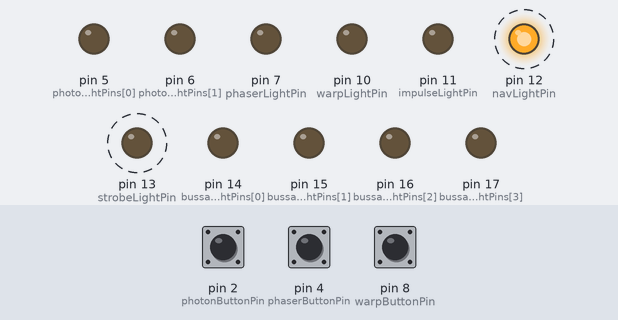
Simulated run of this sketch. Board: Arduino Uno, built with avr-gcc and run on an emulated ATmega328P. On the bench: output pins drawn as LEDs (lit = HIGH). Dashed ring = blinking. The inputs (shaded band) are chosen by the test bench; at power-on: pin 2 (photonButtonPin) LOW, pin 4 (phaserButtonPin) LOW, pin 8 (warpButtonPin) LOW.

Above: at 2.2 s.
2.3 s: pin 2 (photonButtonPin) pulled HIGH for 0.15 s
At 2.73 s:
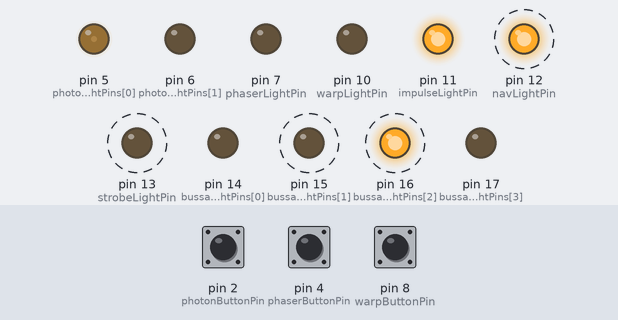
5.3 s: pin 4 (phaserButtonPin) pulled HIGH for 0.15 s
At 5.49 s:
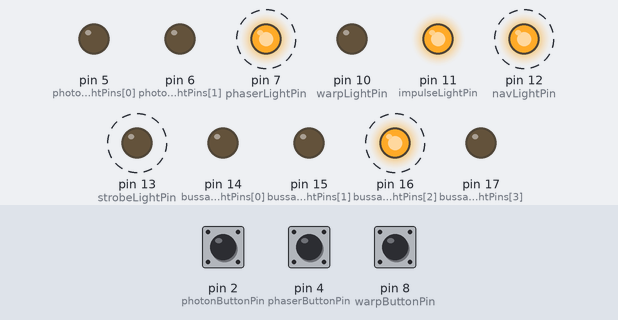
8.3 s: pin 8 (warpButtonPin) pulled HIGH for 0.15 s
At 9.82 s:
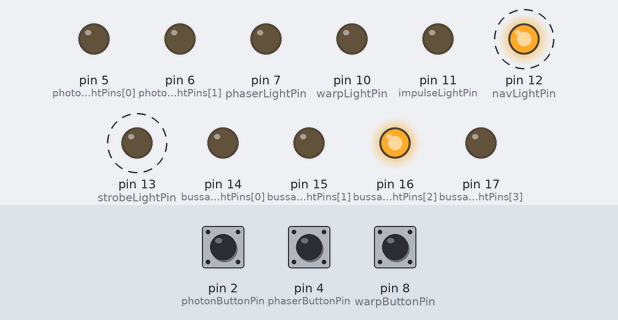
11.4 s: pin 2 (photonButtonPin) pulled HIGH for 1 s
At 11.59 s:
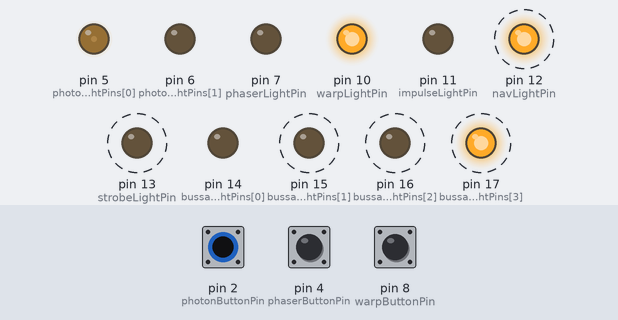
14.4 s: pin 4 (phaserButtonPin) pulled HIGH for 1 s
At 14.95 s:
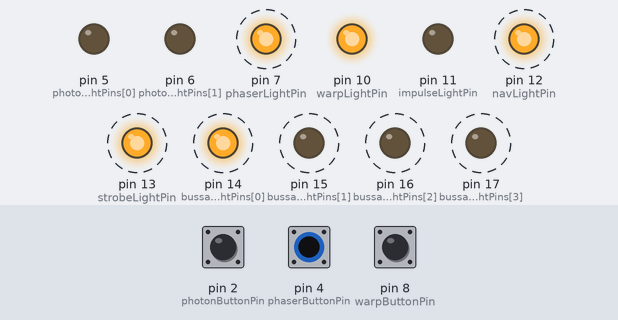
17.4 s: pin 8 (warpButtonPin) pulled HIGH for 1 s
At 21.95 s:
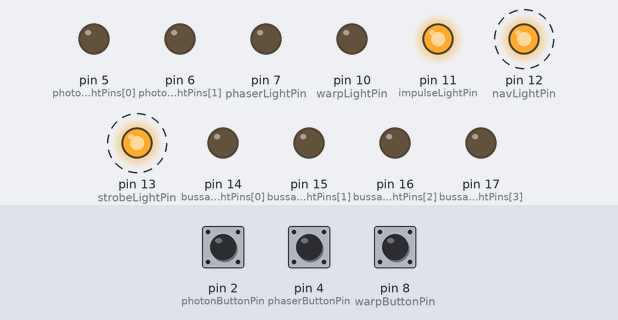
Timing chart, 0 to 24.4 s (numbered marks = the images above; inputs shaded):
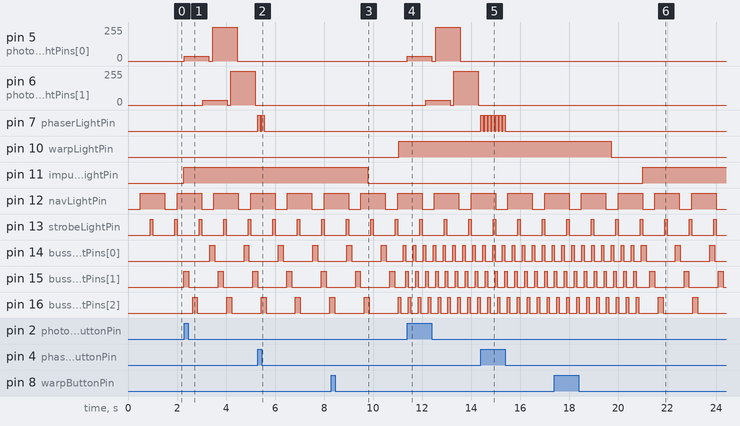

The sketch:

Enterprise.ino
```cpp
// Simple Navigation & Strobe light flashing
// Added Impulse/Warp Mode Fade-out and Fade-in
// Added Double Photon Torpedo Effect and Phaser Effect
// Author: Ostrich Longneck
// Date: 25 August 2016

// Modified by Delta_G 25 June 2023

const int strobeLightPin = 13;
const int navLightPin = 12;
const int bussardLightPins[4] = { 14, 15, 16, 17 };

// bussard on and off periods in arrays of 2.  slot 0 is off period and slot 1 is on period.
///                                     {OFF, ON}
unsigned int bussardImpulsePeriods[2] = { 150, 200 };
unsigned int bussardWarpPeriods[2] = { 1, 100 };

// Set up variables used in strobe lights
unsigned int strobeOnPeriod = 100;
unsigned int strobeOffPeriod = 900;

// Set up variables used in nav lights
unsigned int navOnPeriod = 1000;
unsigned int navOffPeriod = 500;

// set up the pin numbers used for warp mode activation/deactivation
const int impulseLightPin = 11;  // Pin 10 is a PWM pin, used to fade the yellow impulse LED up and down
const int warpLightPin = 10;     // Pin 11 is a PWM pin, used to fade the blue warp LED up and down
const int warpButtonPin = 8;     // Warpmode will be activated & deactivated by a button on pin 1

//  List of the states the Engines can be in.
enum engineStateEnum { ENGINE_OFF,
                       IMPULSE_ENGAGE,
                       IMPULSE,
                       IMPULSE_DISENGAGE,
                       WARP_ENGAGE,
                       WARP,
                       WARP_DISENGAGE } engineState = IMPULSE_ENGAGE;

// Set up variables used to activate/deactivate warp mode
enum fadeStepDelayEnum { IMPULSE_ON,
                         IMPULSE_OFF,
                         WARP_ON,
                         WARP_OFF };
unsigned int fadeStepDelays[4] = { 5, 5, 5, 5 };
unsigned int longPressTime = 5000;
byte fadeMaxValue = 255;

unsigned int debounceDelay = 50;

// set up pin numbers used for phaser effect
const int phaserLightPin = 7;   // Pin 7 is a digital pin
const int phaserButtonPin = 4;  // phaser effect will be activated by a button on pin 4
// Variables for Phasers
unsigned int phaserOnPeriod = 100;
unsigned int phaserOffPeriod = 50;


// set up pin numbers used for photon torpedo effect
const int photonLightPins[2] = { 5, 6 };  // Pin 5 and 6 are PWM pins, because the photon torpedo effect has a short low-intensity burst, followed by a longer high-intensity burst
const int photonButtonPin = 2;            // photon torpedo effect will be activated by a button on pin 2

// variables for photonTorpedoes function.
// using arrays of 2 so I don't have to duplicate code
byte photonLowFlashLevel = 35;
byte photonHighFlashLevel = 255;

// states for photonTorpedo function.
enum photonStateEnum { LOW_FLASH,
                       BETWEEN,
                       HIGH_FLASH,
                       OFF } photonState[2] = { OFF, OFF };
// These are the ms delays for the low flash, between time, and high flash.
unsigned int photonStateDelays[3] = { 1000, 150, 1000 };

// ms delay between torpedo 1 fires and the torpedo fires again.
// first number is time between volleys from start to start if you hold button long enough
// second number is delay between torpedo 1 and torpedo 2 if you hold button long enough
unsigned long delayBetween = 750;

// ms length of the little delay at that start.
unsigned int startDelayPeriod = 1000;  //time in ms

void setup() {
  pinMode(strobeLightPin, OUTPUT);
  pinMode(navLightPin, OUTPUT);

  pinMode(impulseLightPin, OUTPUT);  // Impulse LED on pin 11
  pinMode(warpLightPin, OUTPUT);     // Warp LED on pin 10
  pinMode(warpButtonPin, INPUT);     // Warp mode button on pin 1

  pinMode(photonLightPins[0], OUTPUT);  // Photon torpedo #1 LED on pin 5
  pinMode(photonLightPins[1], OUTPUT);  // Photon torpedo #2 LED on pin 6
  pinMode(photonButtonPin, INPUT);      // Photon torpedo button on pin 2

  pinMode(phaserLightPin, OUTPUT);  // Phaser LED on pin 7
  pinMode(phaserButtonPin, INPUT);  // Phaser button on pin 4


  // small delay before fade-up of yellow impulse mode LED
  // because it looks kinda cool...
  // delete the next 6 lines if you want to remove this delay
  unsigned long startDelayStart = millis();
  while (millis() - startDelayStart <= startDelayPeriod) {
    navLights();
    strobeLights();
  }  // end of small delay on startup

  for (int i = 0; i < 4; i++) {
    pinMode(bussardLightPins[i], OUTPUT);
  }

}  // end of setup

void loop()  // The main program
{
  // update lights
  strobeLights();
  navLights();
  engines();
  phasers();
  photonTorpedoes(0);
  photonTorpedoes(1);

}  // end of loop


void photonTorpedoes(int tNum) {

  // If we enforce a few ms between photon torpedoes then we don't need debounce here
  // IIRC the Enterprise always fired two torpedoes with a short delay between.

  // We need separate time stamps for the two torpedoes.
  static unsigned int lastChange[2] = { millis(), millis() };
  unsigned int currentTime = millis();

  static unsigned long torpedoOneLastFireTime = millis();

  // Since delay times are in an array we can check them all in once piece of code:
  if ((photonState[tNum] != OFF) && (currentTime - lastChange[tNum] >= photonStateDelays[photonState[tNum]])) {
    // if it is time for a state change then increase the state andsave the timestamp
    photonState[tNum] = photonState[tNum] + 1;
    lastChange[tNum] = currentTime;
  }

  switch (photonState[tNum]) {

    case LOW_FLASH:
      {
        analogWrite(photonLightPins[tNum], photonLowFlashLevel);
        break;
      }
    case BETWEEN:
      {
        digitalWrite(photonLightPins[tNum], LOW);
        break;
      }
    case HIGH_FLASH:
      {
        analogWrite(photonLightPins[tNum], photonHighFlashLevel);
        break;
      }
    case OFF:
      {
        // lights off
        digitalWrite(photonLightPins[tNum], LOW);

        // Only let torpedo 1 fire if no torpedos are firing.
        if (tNum == 0 && photonState[1] == OFF) {
          if (digitalRead(photonButtonPin) == HIGH) {
            //Fire the torpedo!
            photonState[tNum] = LOW_FLASH;
            //and save the timestamp
            lastChange[tNum] = currentTime;
            // save the start of torpedo one so we can time against it
            torpedoOneLastFireTime = currentTime;
          }
        } else {
          // torpedo 2 should always fire after torpedo 1
          if (photonState[0] != OFF && (currentTime - torpedoOneLastFireTime >= delayBetween)) {
            //Fire the torpedo!
            photonState[tNum] = LOW_FLASH;
            //and save the timestamp
            lastChange[tNum] = currentTime;
          }
        }

        break;
      }
  }
}

void phasers() {

  // No edge detection for button.  If it is pressed then we are firing.  Otherwise no.
  // No debounce either.  Once it fires there will be 150ms before another blast.
  // That's longer than switch bounce so I'll just read the pin when it's time.

  static boolean lightOn = false;
  static unsigned long lastChangeTime = millis();
  unsigned long currentTime = millis();

  if (lightOn && currentTime - lastChangeTime >= phaserOnPeriod) {
    // Don't bother with button while phaser is firing.  Let it finish the flash
    lightOn = false;
    digitalWrite(phaserLightPin, LOW);
    // timestamp of when we changed
    lastChangeTime = currentTime;
  } else if (!lightOn && currentTime - lastChangeTime >= phaserOffPeriod) {
    // Only fire another phaser blast if the button is still down.
    if (digitalRead(phaserButtonPin) == HIGH) {
      lightOn = true;
      digitalWrite(phaserLightPin, HIGH);
      // timestamp of when we changed
      lastChangeTime = currentTime;
    }
  }
}

void strobeLights() {
  static boolean lightOn = false;
  static unsigned long lastChangeTime = millis();
  unsigned long currentTime = millis();

  // if the lights are on and have been for the full on period
  if (lightOn && currentTime - lastChangeTime >= strobeOnPeriod) {
    lightOn = false;
    digitalWrite(strobeLightPin, LOW);
    // timestamp of when we changed
    lastChangeTime = currentTime;
  }
  // else if they are currently off and have been for the full off period
  else if (!lightOn && currentTime - lastChangeTime >= strobeOffPeriod) {
    lightOn = true;
    digitalWrite(strobeLightPin, HIGH);
    // timestamp of when we changed
    lastChangeTime = currentTime;
  }
}

void navLights() {
  static boolean lightOn = false;
  static unsigned long lastChangeTime = millis();
  unsigned long currentTime = millis();

  if (lightOn && currentTime - lastChangeTime >= navOnPeriod) {
    lightOn = false;
    digitalWrite(navLightPin, LOW);
    // timestamp of when we changed
    lastChangeTime = currentTime;
  } else if (!lightOn && currentTime - lastChangeTime >= navOffPeriod) {
    lightOn = true;
    digitalWrite(navLightPin, HIGH);
    // timestamp of when we changed
    lastChangeTime = currentTime;
  }
}

void engines() {
  static unsigned long lastBussardUpdate = millis();
  static boolean bussardOn = false;
  static unsigned long lastDebounceTime = millis();
  static byte lastDebounceState = LOW;
  static unsigned long buttonPressStart = millis();
  static byte lastButtonState = LOW;
  byte newButtonState = lastButtonState;

  static boolean killingEngine = false;

  static unsigned long lastFadeChange = millis();
  unsigned long currentTime = millis();

  static byte impulseFadeVal = 0;
  static byte warpFadeVal = 0;


  /// Variables for fading Bussard Lights speed
  // Arrays of 2.  0 is off and 1 is on.

  static unsigned int currentBussardPeriod[2];

  unsigned long bussardStepDelay[2];
  int bussardStepDirection[2];
  static unsigned long lastBussardStep[2] = { millis(), millis() };

  //  read the button state
  boolean buttonRead = digitalRead(warpButtonPin);
  // if the state has changed
  if (buttonRead != lastDebounceState) {
    lastDebounceTime = millis();
    lastDebounceState = buttonRead;
  }
  if (millis() - lastDebounceTime >= debounceDelay) {
    newButtonState = buttonRead;
  }

  if (newButtonState != lastButtonState) {

    // and the new state is HIGH
    if (newButtonState == HIGH) {
      buttonPressStart = millis();
    } else {
      // The button state is low so button has been released
      //  If it ws a long press turn engines off
      if ((engineState != ENGINE_OFF) && (millis() - buttonPressStart >= longPressTime)) {
        killingEngine = true;
      }

      if ((engineState == IMPULSE) || (engineState == IMPULSE_ENGAGE)) {
        engineState = IMPULSE_DISENGAGE;
      } else if ((engineState == WARP) || (engineState == WARP_ENGAGE)) {
        engineState = WARP_DISENGAGE;
        //                 // setup speed fade variables for changing to impulse.
        // for (int i = 0; i < 2; i++) {
        //   //  Avoid divide by zero error
        //   if (currentBussardPeriod[i] - bussardImpulsePeriods[i] == 0) {
        //     bussardStepDelay[i] = (fadeMaxValue * fadeStepDelays[WARP_OFF]);
        //     bussardStepDirection[i] = 0;
        //   } else {
        //     //  GOING TO IMPULSE
        //     // Calculate step delay and direction for on and off time steps.
        //     ////  /// //////// ///                   Total time              /   number of steps
        //     // // // ///    //     //   //      (#fadeSteps * fadeStepDelays[WARP_OFF]) /  (current period - warpPeriod)
        //     bussardStepDelay[i] = (fadeMaxValue * fadeStepDelays[WARP_OFF]) / (abs(currentBussardPeriod[i] - bussardImpulsePeriods[i]));
        //     bussardStepDirection[i] = (currentBussardPeriod[i] - bussardImpulsePeriods[i]) > 0 ? -1 : 1;
        //   }
        // }
      } else if (engineState == ENGINE_OFF) {
        engineState = IMPULSE_ENGAGE;
        //         // setup speed fade variables for changing to impulse.
        // for (int i = 0; i < 2; i++) {
        //   //  Avoid divide by zero error
        //   if (currentBussardPeriod[i] - bussardImpulsePeriods[i] == 0) {
        //     bussardStepDelay[i] = (fadeMaxValue * fadeStepDelays[IMPULSE_ON]);
        //     bussardStepDirection[i] = 0;
        //   } else {
        //     //  GOING TO IMPULSE
        //     // Calculate step delay and direction for on and off time steps.
        //     ////  /// //////// ///                   Total time              /   number of steps
        //     // // // ///    //     //   //      (#fadeSteps * fadeStepDelay) /  (current period - warpPeriod)
        //     bussardStepDelay[i] = (fadeMaxValue * fadeStepDelays[IMPULSE_ON]) / (abs(currentBussardPeriod[i] - bussardImpulsePeriods[i]));
        //     bussardStepDirection[i] = (currentBussardPeriod[i] - bussardImpulsePeriods[i]) > 0 ? -1 : 1;
        //   }
        // }
      }
    }
    lastButtonState = newButtonState;
  }


  switch (engineState) {

    case ENGINE_OFF:
      {
        digitalWrite(impulseLightPin, LOW);
        digitalWrite(warpLightPin, LOW);
        bussardOn = false;

        for (int i = 0; i < 2; i++) {
          currentBussardPeriod[i] = 0;
        }
        break;
      }
    case IMPULSE_ENGAGE:
      {
        // fade up the impulse
        if (currentTime - lastFadeChange >= fadeStepDelays[IMPULSE_ON]) {
          lastFadeChange = millis();
          impulseFadeVal++;
          analogWrite(impulseLightPin, impulseFadeVal);
          if (impulseFadeVal == fadeMaxValue) {
            engineState = IMPULSE;
            bussardOn = true;
          }
        }

        break;
      }
    case IMPULSE:
      {
        bussardOn = true;
        for (int i = 0; i < 2; i++) {
          currentBussardPeriod[i] = bussardImpulsePeriods[i];
        }
        break;
      }
    case IMPULSE_DISENGAGE:
      {
        // fade out impulse
        if (currentTime - lastFadeChange >= fadeStepDelays[IMPULSE_OFF]) {
          lastFadeChange = millis();
          impulseFadeVal--;
          analogWrite(impulseLightPin, impulseFadeVal);
          if (impulseFadeVal == 0) {
            if (killingEngine) {
              engineState = ENGINE_OFF;
              killingEngine = false;
            } else {
              engineState = WARP_ENGAGE;
              // setup speed fade variables for changing to warp.
              for (int i = 0; i < 2; i++) {
                //  Avoid divide by zero error
                if (currentBussardPeriod[i] - bussardWarpPeriods[i] == 0) {
                  bussardStepDelay[i] = (fadeMaxValue * fadeStepDelays[WARP_ON]);
                  bussardStepDirection[i] = 0;
                } else {
                  //  GOING IMPULSE TO WARP
                  // Calculate step delay and direction for on and off time steps.
                  ////  /// //////// ///                   Total time              /   number of steps
                  // // // ///    //     //   //      (#fadeSteps * fadeStepDelay) /  (current period - warpPeriod)
                  bussardStepDelay[i] = (fadeMaxValue * fadeStepDelays[WARP_ON]) / (abs(currentBussardPeriod[i] - bussardWarpPeriods[i]));
                  bussardStepDirection[i] = (currentBussardPeriod[i] - bussardWarpPeriods[i]) > 0 ? -1 : 1;
                }
              }
            }
          }
        }
        break;
      }
    case WARP_ENGAGE:
      {
        // fade up the warp light
        if (currentTime - lastFadeChange >= fadeStepDelays[WARP_ON]) {
          lastFadeChange = millis();
          warpFadeVal++;
          analogWrite(warpLightPin, warpFadeVal);
          if (warpFadeVal == fadeMaxValue) {
            engineState = WARP;
            bussardOn = true;
          }
        }
        // fade style code for the Bussard Light Times:
        for (int i = 0; i < 2; i++) {
          if (currentTime - lastBussardStep[i] >= bussardStepDelay[i]) {
            lastBussardStep[i] = currentTime;
            currentBussardPeriod[i] += bussardStepDirection[i];
          }
        }
        break;
      }
    case WARP:
      {
        bussardOn = true;
        for (int i = 0; i < 2; i++) {
          currentBussardPeriod[i] = bussardWarpPeriods[i];
        }
        break;
      }
    case WARP_DISENGAGE:
      {
        // fade out warp
        if (currentTime - lastFadeChange >= fadeStepDelays[WARP_OFF]) {
          lastFadeChange = millis();
          warpFadeVal--;
          analogWrite(warpLightPin, warpFadeVal);
          if (warpFadeVal == 0) {
            if (killingEngine) {
              engineState = ENGINE_OFF;
              killingEngine = false;
            } else {
              engineState = IMPULSE_ENGAGE;
            }
          }
        }
        break;
      }
  }
  static boolean bussardLit = false;
  static byte currentLight = 0;
  // Cycle the Bussard Lights:
  if (bussardOn) {
    // If the light is lit and has been long enough to turn off
    if ((bussardLit) && (currentTime - lastBussardUpdate >= currentBussardPeriod[1])) {
      bussardLit = false;
      digitalWrite(bussardLightPins[currentLight], LOW);
      lastBussardUpdate = currentTime;
    }
    // if light is off and has been long enough to turn on
    if ((!bussardLit) && (currentTime - lastBussardUpdate >= currentBussardPeriod[0])) {
      bussardLit = true;
      // Next light
      currentLight = (currentLight + 1) % 4;
      digitalWrite(bussardLightPins[currentLight], HIGH);
      lastBussardUpdate = currentTime;
    }
  } else {
    // bussard lights should be all off
    for (int i = 0; i < 4; i++) {
      digitalWrite(bussardLightPins[i], LOW);
    }
  }
}
```

Measured:
- after the input at 2.3 s, pin 5 (photonLightPins[0]): 0/255 → 35/255 at once, → 0/255 1.0 s later, → 255/255 0.15 s later, → 0/255 1.0 s later; pin 6 (photonLightPins[1]): 0/255 → 35/255 after 0.75 s, → 0/255 1.0 s later, → 255/255 0.15 s later, → 0/255 1.0 s later
- after the input at 5.3 s, pin 7 (phaserLightPin): alternates HIGH for 0.10 s and LOW for 0.05 s, 4 changes in all, then stays LOW, starting at once
- after the input at 8.3 s, pin 10 (warpLightPin): LOW → HIGH after 2.8 s; pin 11 (impulseLightPin): HIGH → LOW after 1.5 s
- after the input at 11.4 s, pin 5 (photonLightPins[0]): 0/255 → 35/255 at once, → 0/255 1.0 s later, → 255/255 0.15 s later, → 0/255 1.0 s later; pin 6 (photonLightPins[1]): 0/255 → 35/255 after 0.75 s, → 0/255 1.0 s later, → 255/255 0.15 s later, → 0/255 1.0 s later
- after the input at 14.4 s, pin 7 (phaserLightPin): alternates HIGH for 0.10 s and LOW for 0.05 s, 14 changes in all, then stays LOW, starting at once
- after the input at 17.4 s, pin 10 (warpLightPin): HIGH → LOW after 2.3 s; pin 11 (impulseLightPin): LOW → HIGH after 3.6 s
- by itself, pin 12 (navLightPin): alternates HIGH for 1.0 s and LOW for 0.50 s
- by itself, pin 13 (strobeLightPin): alternates HIGH for 0.10 s and LOW for 0.90 s
